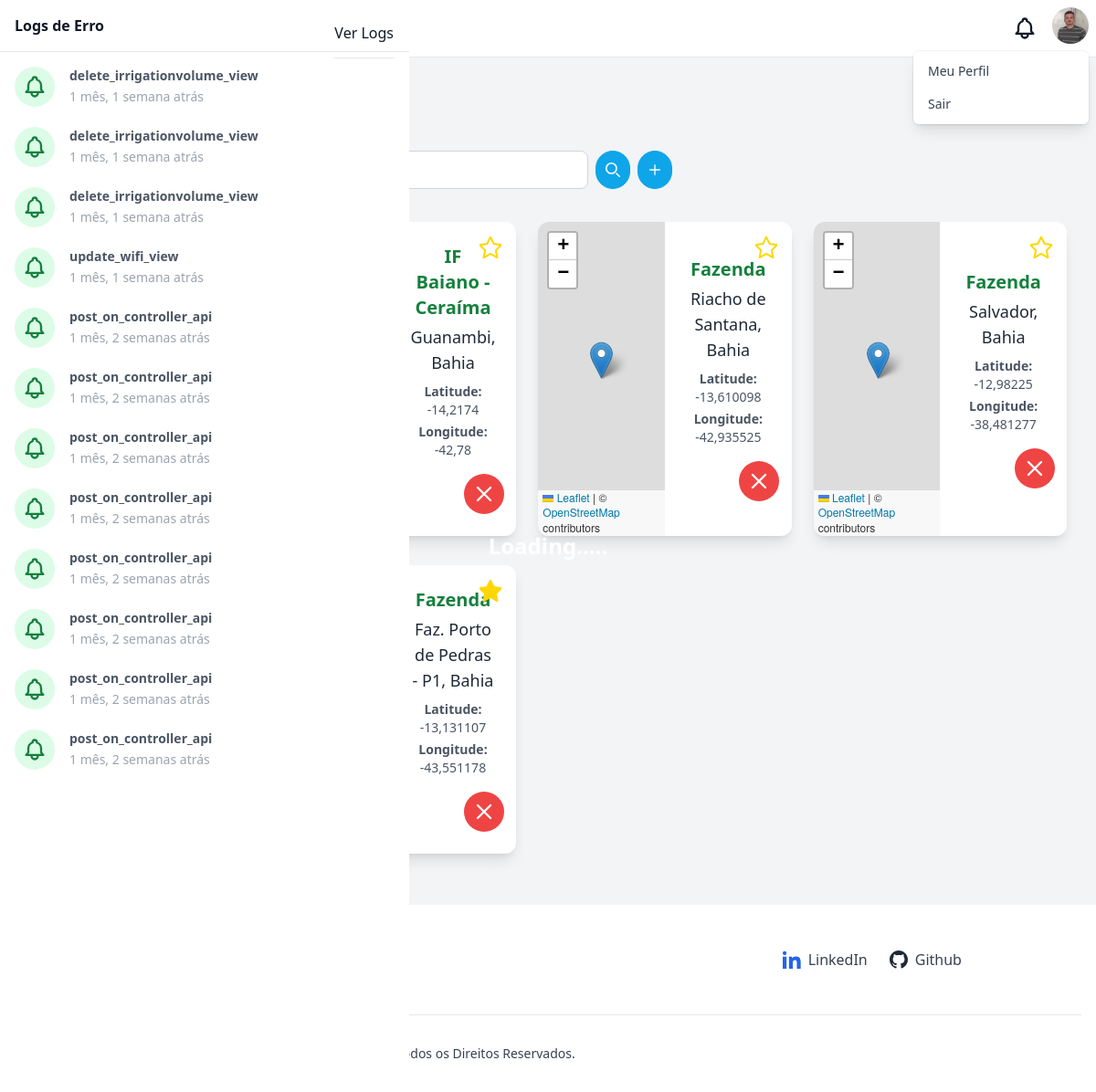
Page /geolocations/ (signed in) on the earlier database version.
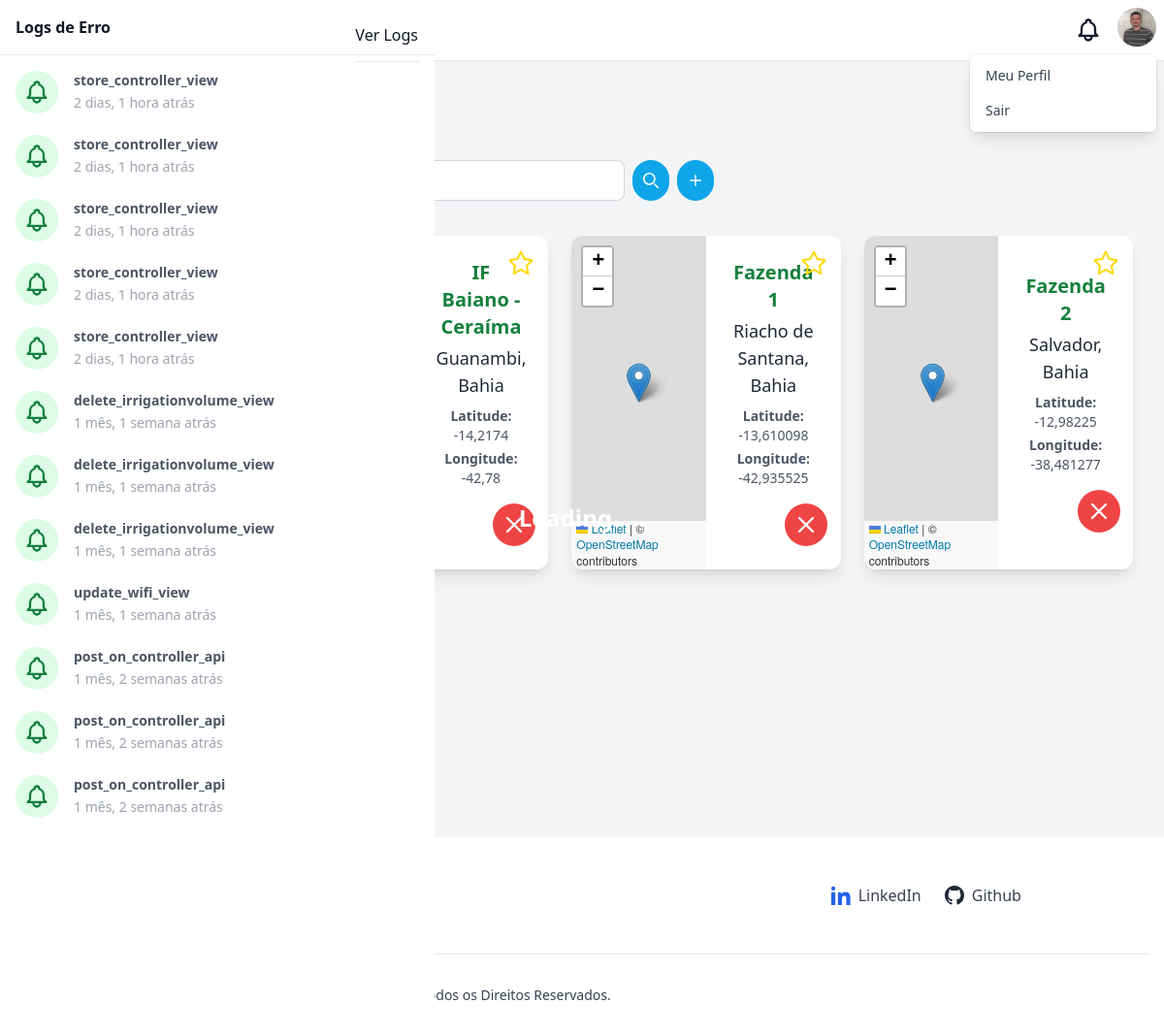
Same page on the later database version.
### geolocations/models.py (models this page shows, shortened)
class Geolocation(models.Model):
    property_name = models.CharField(max_length=255, default='Fazenda')
    city = models.CharField(max_length=255)
    state = models.CharField(max_length=255)
    latitude = models.FloatField()
    longitude = models.FloatField()
    favorite = models.BooleanField(default=False)

### logs/models.py (models this page shows, shortened)
class Log(models.Model):
    reference = models.CharField(max_length=255)
    viewed = models.BooleanField(default=0)
    exception = models.JSONField()
    created_at = models.DateTimeField()

### geolocations/views.py (the view)
# urls.py: path('', views.list, name='culturevegetable_list'),
@login_required(login_url='/auth/login/')
def list(request):
    logs = Log.objects.order_by('-created_at')
    hasUnread = logs.filter(viewed=False).exists()
    logs = logs[:12]
    nameQuery = request.GET.get('name', '')
    formCulturevegetable = CultureVegetableForm()
    geolocations = Geolocation.objects.all()
    if nameQuery:
        geolocations = geolocations.filter(
            Q(city__icontains=nameQuery) | Q(state__icontains=nameQuery) | Q(property_name__icontains=nameQuery)
        )
    paginator = Paginator(geolocations, 12)
    pageNumber = request.GET.get('page')
    pageobj = paginator.get_page(pageNumber)
    return render(request, 'geolocation/list.html', context={
        'user': request.user,
        'logs': logs,
        'page_obj': pageobj,
        'name_query': nameQuery,
        'form_culture_vegetable': formCulturevegetable,
        'has_unread': hasUnread
    })

### templates/geolocation/list.html (shortened to what the changed rows need)
{% extends "base.html" %}
{% load static %}
{% block content %}
<link
  rel="stylesheet"
  href="https://unpkg.com/leaflet@1.9.4/dist/leaflet.css"
/>
<link href="{% static 'css/geolocation/style.css' %}" rel="stylesheet" />
<div class="antialiased font-sans min-h-[800px] bg-gray-100">
  <div class="container mx-auto py-4 px-4 sm:px-8">
    <div class="py-8">
      <h2 class="text-2xl font-semibold leading-tight text-gray-800">
      </h2>
      <div class="grid grid-cols-1 md:grid-cols-3 gap-6 max-w-10xl mx-auto">
        {% if page_obj %}
          {% for location in page_obj %}
            <div
              class="relative bg-white rounded-xl shadow-lg overflow-hidden flex flex-col md:flex-row mb-2 min-h-[230px]"
            >
              <button
                class="absolute top-2 right-2 p-2 rounded-full transition focus:outline-none focus:ring-2 focus:ring-yellow-400"
                onclick="toggleFavorite({{ location.id }})"
                id="star-{{ location.id }}"
              >
                <svg
                  xmlns="http://www.w3.org/2000/svg"
                  class="h-6 w-6"
                  fill="{% if location.favorite %}gold{% else %}none{% endif %}"
                  viewBox="0 0 24 24"
                  stroke="gold"
                  stroke-width="2"
                >
                  <path
                    d="M12 .587l3.668 7.431 8.2 1.193-5.934 5.785
                      1.402 8.168L12 18.896 4.664 23.164
                      6.066 15.0.132 9.211l8.2-1.193z"
                  />
                </svg>
              </button>
              <div
                id="map-{{ forloop.counter }}"
                class="map-instance h-48 md:h-auto md:w-1/2"
                data-lat="{{ location.latitude }}"
                data-lon="{{ location.longitude }}"
              ></div>
              <div
                class="flex flex-col justify-center items-center text-center p-6 md:w-1/2"
              >
                <h2 class="text-xl font-semibold text-green-700 mb-1">
                  {{ location.property_name }}
                </h2>
                <h3 class="text-lg font-medium text-gray-800 mb-2">
                  {{ location.city }}, {{ location.state }}
                </h3>
                <p class="text-gray-600 text-sm mb-1">
                  <strong>Latitude:</strong> {{ location.latitude }}
                </p>
                <p class="text-gray-600 text-sm mb-4">
                  <strong>Longitude:</strong> {{ location.longitude }}
                </p>
                <div class="flex space-x-6">
                  <button
                    title="Editar"
                    class="text-white dark:bg-sky-700 hover:bg-sky-800 transition focus:outline-none focus:ring-4 focus:ring-sky-300 rounded-full p-2"
                    onclick="openEditModal({{ location.id }})"
                  >
                    <svg
                      xmlns="http://www.w3.org/2000/svg"
                      class="h-7 w-7"
                      fill="none"
                      viewBox="0 0 24 24"
                      stroke="currentColor"
                      stroke-width="2"
                    >
                      <path
                        stroke-linecap="round"
                        stroke-linejoin="round"
                        d="M11 4H6a2 2 0 0 0-2 2v12a2 2 0 0 0 2 2h12a2 2 0 0 0 2-2v-5M16.5 7.5l-9 9"
                      />
                    </svg>
                  </button>
                  <button
                    title="Deletar"
                    class="text-white bg-red-500 hover:bg-red-600 transition focus:outline-none focus:ring-4 focus:ring-red-300 rounded-full p-2"
                    onclick="openDeleteGeolocationModal({{ location.id }})"
                  >
                    <svg
                      xmlns="http://www.w3.org/2000/svg"
                      class="h-7 w-7"
                      fill="none"
                      viewBox="0 0 24 24"
                      stroke="currentColor"
                      stroke-width="2"
                    >
                      <path
                        stroke-linecap="round"
                        stroke-linejoin="round"
                        d="M6 18L18 6M6 6l12 12"
                      />
                    </svg>
                  </button>
                </div>
              </div>
            </div>
          {% endfor %}
        {% endif %}
      </div>
    </div>
  </div>
</div>
{% endblock %}

### templates/base.html (shortened to what the changed rows need)
{% load static %}
<!DOCTYPE html>
<html lang="pt-br">
  <head>
    <link href="{% static 'css/style.css' %}" rel="stylesheet" />
    <link href="{% static 'css/base.css' %}" rel="stylesheet" />
    <link rel="stylesheet" href="https://unpkg.com/leaflet@1.9.4/dist/leaflet.css" />
  </head>
  <body>
    <div x-data="setup()" x-init="$refs.loading.classList.add('hidden'); setColors(color);" :class="{ 'dark': isDark}">
      <div class="flex h-screen antialiased text-gray-900 bg-gray-100 dark:bg-dark dark:text-light">
        <div class="flex-1 h-full overflow-x-hidden overflow-y-auto">
        {% block content %}
        {% endblock %}
        </div>
        <section
          x-transition:enter="transition duration-300 ease-in-out transform sm:duration-500"
          x-transition:enter-start="-translate-x-full"
          x-transition:enter-end="translate-x-0"
          x-transition:leave="transition duration-300 ease-in-out transform sm:duration-500"
          x-transition:leave-start="translate-x-0"
          x-transition:leave-end="-translate-x-full"
          x-ref="notificationsPanel"
          x-show="isNotificationsPanelOpen"
          @keydown.escape="isNotificationsPanelOpen = false"
          tabindex="-1"
          aria-labelledby="notificationPanelLabel"
          class="fixed inset-y-0 z-20 w-full max-w-xs bg-white dark:bg-darker dark:text-light sm:max-w-md focus:outline-none"
        >
          <div class="flex flex-col h-screen" x-data="{ activeTabe: 'action' }">
            <div class="flex-shrink-0">
              <div class="flex items-center justify-between px-4 pt-4 border-b dark:border-primary-darker">
                <h2 id="notificationPanelLabel" class="pb-4 font-semibold">Logs de Erro</h2>
              </div>
            </div>
            <div class="flex-1 pt-4 overflow-y-hidden hover:overflow-y-auto">
              {% if logs %}
                <div class="space-y-4" x-show.transition.in="activeTabe == 'action'">
                  {% for log in logs %}
                    <a href="/logs/{{log.id}}/get/"
                      class="block hover:bg-gray-100 dark:hover:bg-gray-200 rounded transition-colors duration-150">
                      <div class="flex px-4 space-x-4">
                        <div class="relative flex-shrink-0">
                          <span class="inline-block p-2 overflow-visible rounded-full
                            {% if log.viewed %}
                              bg-green-100 text-green-700
                            {% else %}
                              bg-yellow-100 text-yellow-700
                            {% endif %}">
                          </span>
                          <div class="absolute h-24 p-px -mt-3 -ml-px bg-primary-50 left-1/2 dark:bg-primary-darker"></div>
                        </div>
                        <div class="flex-1 overflow-hidden">
                          <h5 class="text-sm font-semibold text-gray-600 dark:text-light">
                            {{ log.reference }}
                          </h5>
                          <span class="text-sm font-normal text-gray-400 dark:text-primary-light">
                            {{ log.created_at|timesince }} atrás
                          </span>
                        </div>
                      </div>
                    </a>
                  {% endfor %}
                </div>
              {% endif %}
            </div>
          </div>
      </div>
    </div>
  </body>
</html>

Differences in the rows shown:
removed Geolocation: favorite True (drawn), property_name "Fazenda", city "Faz. Porto de Pedras - P1", state "Bahia", latitude "-13,131107", longitude "-43,551178"
no longer on this page (row unchanged): Log: reference "post_on_controller_api", created_at "1 mês, 2 semanas"
no longer on this page (row unchanged): Log: reference "post_on_controller_api", created_at "1 mês, 2 semanas"
no longer on this page (row unchanged): Log: reference "post_on_controller_api", created_at "1 mês, 2 semanas"
no longer on this page (row unchanged): Log: reference "post_on_controller_api", created_at "1 mês, 2 semanas"
no longer on this page (row unchanged): Log: reference "post_on_controller_api", created_at "1 mês, 2 semanas"
changed Geolocation "Riacho de Santana": property_name "Fazenda" → "Fazenda 1"
changed Geolocation "Salvador": property_name "Fazenda" → "Fazenda 2"
added Log: reference "store_controller_view", created_at "2 dias, 1 hora"
added Log: reference "store_controller_view", created_at "2 dias, 1 hora"
added Log: reference "store_controller_view", created_at "2 dias, 1 hora"
added Log: reference "store_controller_view", created_at "2 dias, 1 hora"
added Log: reference "store_controller_view", created_at "2 dias, 1 hora"
